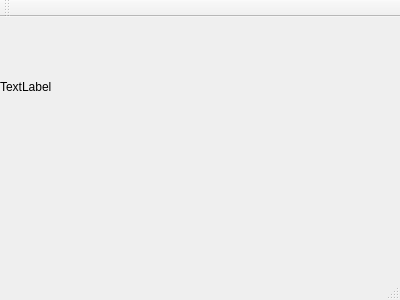
<?xml version="1.0" encoding="UTF-8"?>
<ui version="4.0">
 <class>MainWindow</class>
 <widget class="QMainWindow" name="MainWindow">
  <property name="geometry">
   <rect>
    <x>0</x>
    <y>0</y>
    <width>400</width>
    <height>300</height>
   </rect>
  </property>
  <property name="windowTitle">
   <string>MainWindow</string>
  </property>
  <widget class="QWidget" name="centralWidget">
   <widget class="QLabel" name="label">
    <property name="geometry">
     <rect>
      <x>0</x>
      <y>60</y>
      <width>211</width>
      <height>20</height>
     </rect>
    </property>
    <property name="text">
     <string>TextLabel</string>
    </property>
   </widget>
  </widget>
  <widget class="QMenuBar" name="menuBar">
   <property name="geometry">
    <rect>
     <x>0</x>
     <y>0</y>
     <width>400</width>
     <height>26</height>
    </rect>
   </property>
  </widget>
  <widget class="QToolBar" name="mainToolBar">
   <attribute name="toolBarArea">
    <enum>TopToolBarArea</enum>
   </attribute>
   <attribute name="toolBarBreak">
    <bool>false</bool>
   </attribute>
  </widget>
  <widget class="QStatusBar" name="statusBar"/>
 </widget>
 <layoutdefault spacing="6" margin="11"/>
 <resources/>
 <connections/>
</ui>
